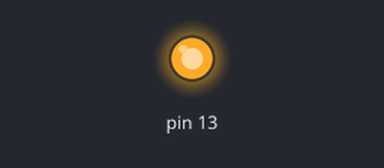
This sketch was run on a simulated Arduino Uno, built with avr-gcc and run on an emulated ATmega328P. Shown: output pins drawn as LEDs (lit = HIGH).

Above: at 1.0 s.
At 3.5 s:
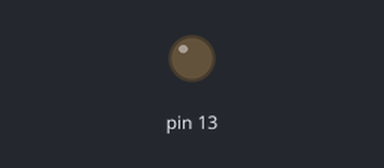
Timing chart, 0 to 6.5 s (numbered marks = the images above):
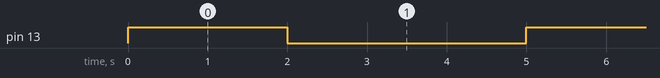

The sketch:

Button_Led01.ino
```cpp
void setup() {
  // put your setup code here, to run once:
      pinMode(13,OUTPUT) ;
      pinMode(7,INPUT);

}

void loop() {
  // put your main code here, to run repeatedly:
    digitalWrite(13,HIGH);
      delay(2000) ;
   digitalWrite(13,LOW);
      delay(3000) ;
}
```

Measured:
- by itself, pin 13: alternates HIGH for 2.0 s and LOW for 3.0 s
